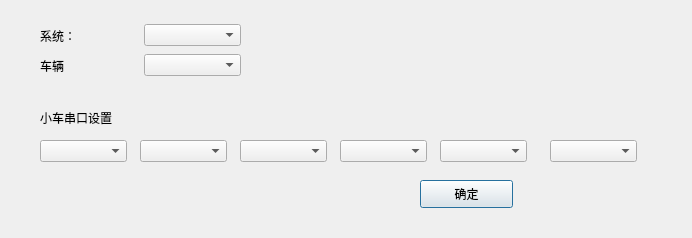
<?xml version="1.0" encoding="UTF-8"?>
<ui version="4.0">
 <class>TinyCarSerialPortDialog</class>
 <widget class="QDialog" name="TinyCarSerialPortDialog">
  <property name="geometry">
   <rect>
    <x>0</x>
    <y>0</y>
    <width>692</width>
    <height>238</height>
   </rect>
  </property>
  <property name="windowTitle">
   <string>Dialog</string>
  </property>
  <widget class="QComboBox" name="comboBox_1">
   <property name="geometry">
    <rect>
     <x>40</x>
     <y>140</y>
     <width>87</width>
     <height>22</height>
    </rect>
   </property>
  </widget>
  <widget class="QComboBox" name="comboBox_2">
   <property name="geometry">
    <rect>
     <x>140</x>
     <y>140</y>
     <width>87</width>
     <height>22</height>
    </rect>
   </property>
  </widget>
  <widget class="QComboBox" name="comboBox_3">
   <property name="geometry">
    <rect>
     <x>240</x>
     <y>140</y>
     <width>87</width>
     <height>22</height>
    </rect>
   </property>
  </widget>
  <widget class="QComboBox" name="comboBox_4">
   <property name="geometry">
    <rect>
     <x>340</x>
     <y>140</y>
     <width>87</width>
     <height>22</height>
    </rect>
   </property>
  </widget>
  <widget class="QComboBox" name="comboBox_5">
   <property name="geometry">
    <rect>
     <x>440</x>
     <y>140</y>
     <width>87</width>
     <height>22</height>
    </rect>
   </property>
  </widget>
  <widget class="QPushButton" name="confirm">
   <property name="geometry">
    <rect>
     <x>420</x>
     <y>180</y>
     <width>93</width>
     <height>28</height>
    </rect>
   </property>
   <property name="text">
    <string>确定</string>
   </property>
  </widget>
  <widget class="QWidget" name="horizontalLayoutWidget">
   <property name="geometry">
    <rect>
     <x>40</x>
     <y>20</y>
     <width>201</width>
     <height>31</height>
    </rect>
   </property>
   <layout class="QHBoxLayout" name="horizontalLayout">
    <item>
     <widget class="QLabel" name="label">
      <property name="text">
       <string>系统：</string>
      </property>
     </widget>
    </item>
    <item>
     <widget class="QComboBox" name="system"/>
    </item>
   </layout>
  </widget>
  <widget class="QWidget" name="horizontalLayoutWidget_2">
   <property name="geometry">
    <rect>
     <x>40</x>
     <y>50</y>
     <width>201</width>
     <height>31</height>
    </rect>
   </property>
   <layout class="QHBoxLayout" name="horizontalLayout_2">
    <item>
     <widget class="QLabel" name="label_2">
      <property name="text">
       <string>车辆</string>
      </property>
     </widget>
    </item>
    <item>
     <widget class="QComboBox" name="carType"/>
    </item>
   </layout>
  </widget>
  <widget class="QLabel" name="label_3">
   <property name="geometry">
    <rect>
     <x>40</x>
     <y>110</y>
     <width>101</width>
     <height>16</height>
    </rect>
   </property>
   <property name="text">
    <string>小车串口设置</string>
   </property>
  </widget>
  <widget class="QComboBox" name="comboBox_6">
   <property name="geometry">
    <rect>
     <x>550</x>
     <y>140</y>
     <width>87</width>
     <height>22</height>
    </rect>
   </property>
  </widget>
 </widget>
 <resources/>
 <connections/>
</ui>
